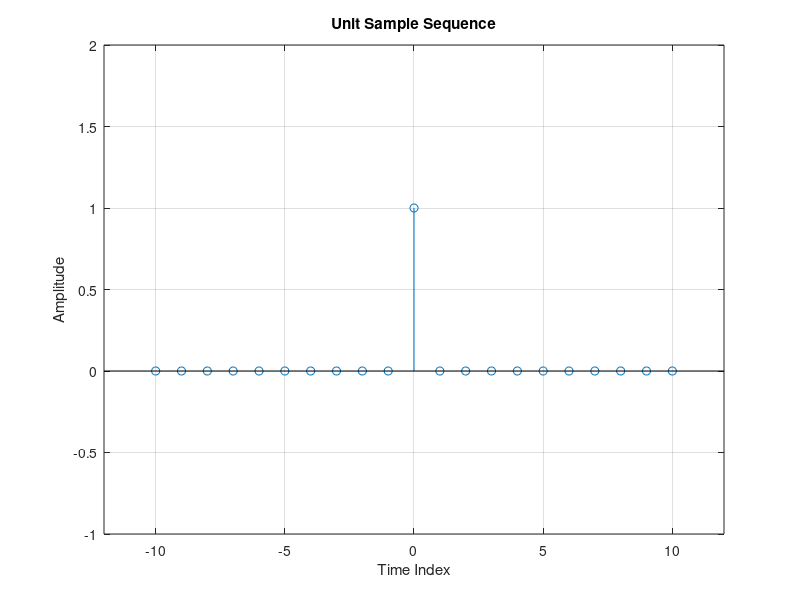

Write MATLAB code to recreate this figure.
clc;
close all;
clear all;

n = -10 : 10;
u = [zeros(1 , 10) 1 zeros(1,10)];
stem(n , u);
axis([-12 12 -1 2]);
grid on;
xlabel('Time Index');
ylabel('Amplitude');
title('Unit Sample Sequence');
